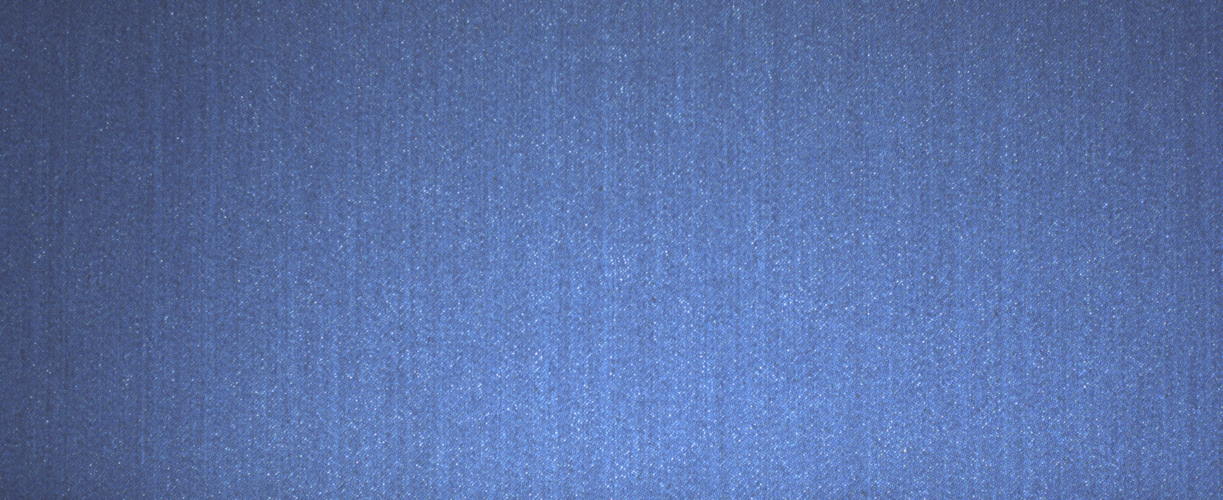
#> input picture Dataset/DefectFree/0526e526baab17200830084844.jpg, 2446 x 1000 px (shown at 1/2 size); its folder holds only this picture in this run
$ jupyter execute --allow-errors andrapercobaan3.ipynb   (older library calls are emulated)
#> lines starting #> are read from the running program, lines starting #| are printed output that depends on the picture
## Import Library

[cell 1]
import os
import cv2 as cv
import matplotlib.pyplot as plt
import numpy as np
import pandas as pd
from sklearn.model_selection import train_test_split, cross_val_predict
from sklearn.metrics import accuracy_score, classification_report
from skimage.feature import graycomatrix, graycoprops
from scipy.stats import entropy
from sklearn.ensemble import RandomForestClassifier
from sklearn.svm import SVC
from sklearn.neighbors import KNeighborsClassifier
from sklearn.metrics import accuracy_score, precision_score, recall_score, f1_score, confusion_matrix, classification_report
from sklearn.metrics import (confusion_matrix, ConfusionMatrixDisplay)
import seaborn as sns

Kode Python tersebut mengimpor berbagai library yang terdapat pada format yang rata - rata digunakan dalam proses klasifikasi citra digital, dimulai dari tahap pemrosesan citra hingga evaluasi model. Pustaka os digunakan untuk mengelola file dan direktori, sedangkan cv2 dari OpenCV dipakai untuk membaca dan memproses citra. Visualisasi data dilakukan dengan bantuan matplotlib.pyplot dan seaborn, yang memungkinkan penyajian gambar atau hasil evaluasi dalam bentuk grafik. Pustaka numpy dan pandas digunakan untuk manipulasi data numerik dan data tabular.

Untuk ekstraksi fitur tekstur dari citra, digunakan fungsi graycomatrix dan graycoprops dari skimage.feature, yang berperan dalam membentuk dan menghitung properti dari matriks GLCM (Gray-Level Co-occurrence Matrix). Selain itu, entropy dari scipy.stats digunakan untuk menghitung tingkat ketidakteraturan dalam citra. Dalam hal pembelajaran mesin, kode ini mengimpor beberapa model klasifikasi dari pustaka scikit-learn, termasuk RandomForestClassifier, SVC (Support Vector Classifier), dan KNeighborsClassifier.

Terakhir, untuk mengevaluasi performa model, digunakan berbagai metrik seperti accuracy_score, precision_score, recall_score, f1_score, serta confusion_matrix dan classification_report. Visualisasi matriks kebingungan juga dapat dilakukan menggunakan ConfusionMatrixDisplay. Secara keseluruhan, kode ini menyiapkan seluruh komponen yang diperlukan untuk membangun sistem klasifikasi citra berbasis pembelajaran mesin, dari input citra hingga evaluasi hasil klasifikasi.

## Read Data

[cell 2]
data = []
labels = []
file_name = []

# Ganti path sesuai struktur folder kamu
dataset_path = "Dataset/"

# Loop setiap sub-folder (label)
for sub_folder in os.listdir(dataset_path):
    sub_folder_path = os.path.join(dataset_path, sub_folder)

    # Pastikan ini folder
    if os.path.isdir(sub_folder_path):
        sub_folder_files = os.listdir(sub_folder_path)
        for filename in sub_folder_files:
            img_path = os.path.join(sub_folder_path, filename)
            img = cv.imread(img_path)
#> img is the input picture: shape (1000, 2446, 3); mean B, G, R 166.5, 113, 89.1

            if img is not None:
                img = img.astype(np.uint8)
                # Resize all images to 256x256 for consistency
                img = cv.resize(img, (256, 256))
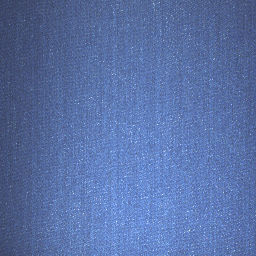
#> img: shape (256, 256, 3); mean B, G, R 166.4, 112.9, 89

                data.append(img)
                labels.append(sub_folder)
                name = os.path.splitext(filename)[0]
                file_name.append(filename)

# Ubah ke array numpy
data = np.array(data)
labels = np.array(labels)

# Tampilkan info
print("Jumlah gambar:", len(data))
#| Jumlah gambar: 2
print("Label unik:", np.unique(labels))

Kode diatas berfungsi untuk memuat data citra dari direktori bernama Dataset/, yang diasumsikan memiliki struktur berupa beberapa subfolder, di mana setiap subfolder merepresentasikan kelas atau label dari citra-citra yang ada di dalamnya. Pertama, tiga list kosong yaitu data, labels, dan file_name disiapkan untuk menyimpan gambar, label (nama subfolder), dan nama file. Program kemudian melakukan iterasi terhadap setiap subfolder di dalam direktori utama Dataset/. Jika entri tersebut adalah folder, maka seluruh file gambar di dalamnya akan dibaca menggunakan OpenCV (cv.imread). Gambar yang berhasil dibaca dikonversi ke tipe data uint8 untuk memastikan konsistensi tipe data, lalu diubah ukurannya menjadi 256x256 piksel agar seluruh gambar memiliki dimensi yang seragam. Setiap gambar yang sudah diproses disimpan ke dalam list data, sementara labelnya diambil dari nama subfolder dan disimpan di labels, serta nama filenya juga dicatat di file_name. Setelah semua gambar dimuat, list data dan labels dikonversi menjadi array NumPy untuk memudahkan pemrosesan selanjutnya. Terakhir, program mencetak jumlah total gambar yang berhasil dimuat dan daftar label unik yang ditemukan dalam dataset tersebut.

## Augmentasi Data (Tidak digunakan di Percobaan ini)

[cell 3]
data_augmented = []
labels_augmented = []
paths_augmented = []
file_name_augmented = []
for i in range(len(data)):
	pass
#> this loop made 2 passes

print("Data sebelum augmentasi: ", len(data))
#| Data sebelum augmentasi:  2
print("Data yang di augmentasi: ", len(data_augmented))

Augmentasi untuk percobaan ini tidak digunakan.

## Data Preparation

### Define Preprosesing yang ingin digunakan (Equalisasi, Median, dan Normalisasi)

[cell 4]
def grayscale(img_bgr):
    b = img_bgr[:, :, 0].astype(float)
    g = img_bgr[:, :, 1].astype(float)
    r = img_bgr[:, :, 2].astype(float)
    gray = 0.114 * b + 0.587 * g + 0.299 * r
    return gray.astype(np.uint8)

def Median(image, baris, kolom):
    tengah = int(baris*kolom/2)
    hasil = np.zeros(image.shape)
    rows = int((baris-1)/2)
    cols = int((kolom-1)/2)
    image = np.pad(image,((rows,rows),(cols,cols)),mode='edge')
    for i in range (hasil.shape[0]):
        for j in range (hasil.shape[1]):
            Median = np.zeros(baris*kolom)
            m=0
            for k in range (i,i+baris):
                for l in range (j,j+kolom):
                    Median[m]=image[k,l]
                    m+=1
            Median.sort()
            a = Median[tengah]
            b = Median[tengah-1]
            _Median = int(a+b)/2
            hasil[i,j] =_Median
    return hasil

def normalize(img):
    min_val = np.min(img)
    max_val = np.max(img)
    normalized = (img - min_val) * 255.0 / (max_val - min_val)
    return normalized.astype(np.uint8)

def equ(img):
    hist = np.zeros(256, dtype=float)
    hImg, wImg = img.shape
    total_pixels = hImg * wImg

    for y in range(hImg):
        for x in range(wImg):
            gray = img[y, x]
            hist[gray] += 1
    hist = hist / total_pixels

    hist_eq = np.zeros(256, dtype=int)
    for i in range(256):
        sum_prob = 0.0
        for j in range(i + 1):
            sum_prob += hist[j]
        hist_eq[i] = round(255 * sum_prob)

    result = np.zeros_like(img)
    for y in range(hImg):
        for x in range(wImg):
            result[y, x] = hist_eq[img[y, x]]

    return result

Kode diatas berfungsi untuk mendefinisikan serangkaian fungsi untuk melakukan pra-pemrosesan citra. Fungsi grayscale() mengubah citra berwarna (BGR) menjadi citra grayscale menggunakan rumus konversi standar berdasarkan persepsi manusia, di mana saluran hijau memiliki bobot terbesar. Fungsi Median() melakukan penyaringan median terhadap citra grayscale, yang berfungsi untuk mengurangi noise dengan mengganti setiap piksel dengan nilai median dari lingkungan sekitarnya. Filter ini diterapkan menggunakan padding mode 'edge' agar ukuran citra tetap sama. Selanjutnya, fungsi normalize() digunakan untuk melakukan normalisasi intensitas piksel citra ke rentang 0–255. Ini penting untuk memastikan konsistensi skala antar gambar sebelum digunakan dalam analisis lanjutan seperti klasifikasi atau ekstraksi fitur. kode fungsi equ(img) ini digunakan untuk melakukan ekualisasi histogram pada gambar grayscale img, yaitu sebuah teknik untuk meningkatkan kontras gambar. Pertama, kode menghitung histogram frekuensi dari nilai-nilai piksel (0–255) dan mengubahnya menjadi distribusi probabilitas. Kemudian, dilakukan perhitungan distribusi kumulatif untuk setiap nilai intensitas, lalu hasilnya dikalikan dengan 255 dan dibulatkan agar membentuk nilai intensitas baru yang lebih merata. lalu, setiap piksel pada gambar asli diganti dengan nilai intensitas barunya dari hist_eq, menghasilkan gambar keluaran result dengan kontras yang lebih seimbang.

### Mengaplikasikan Preprosesing pada Data

[cell 5]
dataPreprocessed = []
for i in range(len(data)):
    img = data[i]
    img_gray = grayscale(img)
    img_equ = equ(img_gray)
    img_median = Median(img_equ, 9, 9)
    img_norm = normalize(img_median)
    dataPreprocessed.append(img_norm)
#> this loop made 2 passes
#> (hImg in equ, wImg in equ, total_pixels in equ, min_val in normalize, max_val in normalize) on passes 1 to 2: (256, 256, 65536, 1, 242.5), (256, 256, 65536, 2, 255)
#> pass 1, in grayscale, `b = img_bgr[:, :, 0].astype(float)`:
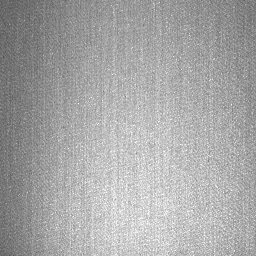
#> b: shape (256, 256) float64; min 86, max 255, mean 166.4
#> pass 1, in grayscale, `g = img_bgr[:, :, 1].astype(float)`:
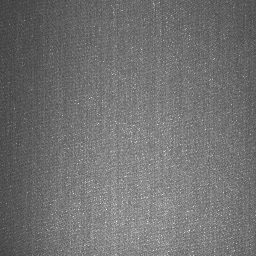
#> g: shape (256, 256) float64; min 59, max 241, mean 112.9
#> pass 1, in grayscale, `r = img_bgr[:, :, 2].astype(float)`:
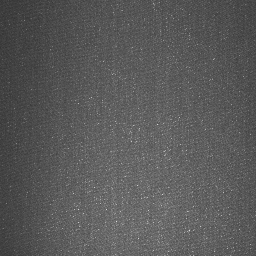
#> r: shape (256, 256) float64; min 50, max 222, mean 89
#> after the loop:
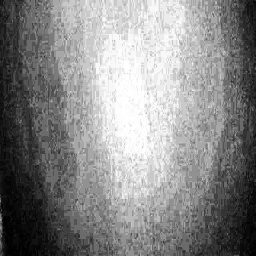
#> img_equ: shape (256, 256); min 0, max 255, mean 135.7
#> after the loop:
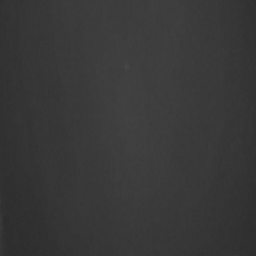
#> img_gray: shape (256, 256); min 44, max 72, mean 56.4
#> after the loop:
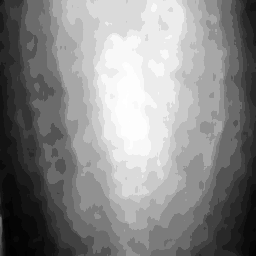
#> img_median: shape (256, 256) float64; min 2, max 255, mean 136
#> after the loop, dataPreprocessed = 2 items

Kode diatas berfungsi untuk menerapkan tahapan pra-pemrosesan citra secara berurutan pada seluruh data gambar yang telah dimuat sebelumnya. Setiap gambar dalam array data akan diproses satu per satu melalui beberapa fungsi yang telah didefinisikan sebelumnya. Seluruh hasil citra yang telah diproses disimpan dalam list dataPreprocessed sebagai dataset baru.

### Menampilkan beberapa data yang sudah di Preproses

[cell 6]
labels_unique = np.unique(labels)
fig, axs = plt.subplots(len(labels_unique), 5, figsize=(15, 3 * len(labels_unique)))

for i, label in enumerate(labels_unique):
    idx = np.where(labels == label)[0][:5]
    if len(idx) == 0:
        for j in range(5):
            axs[i, j].axis('off')
        continue
    for j in range(5):
        if j < len(idx):
            k = idx[j]
            axs[i, j].imshow(dataPreprocessed[k], cmap='gray')
            axs[i, j].set_title(f"{label} - {file_name[k]}")
            axs[i, j].axis('off')
        else:
            axs[i, j].axis('off')

plt.tight_layout()
plt.show()
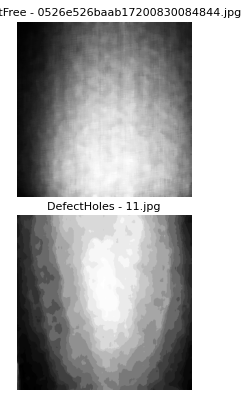
#> figure drawn by matplotlib, 2 panels
#> (the rest of the program and of its run is left out)
